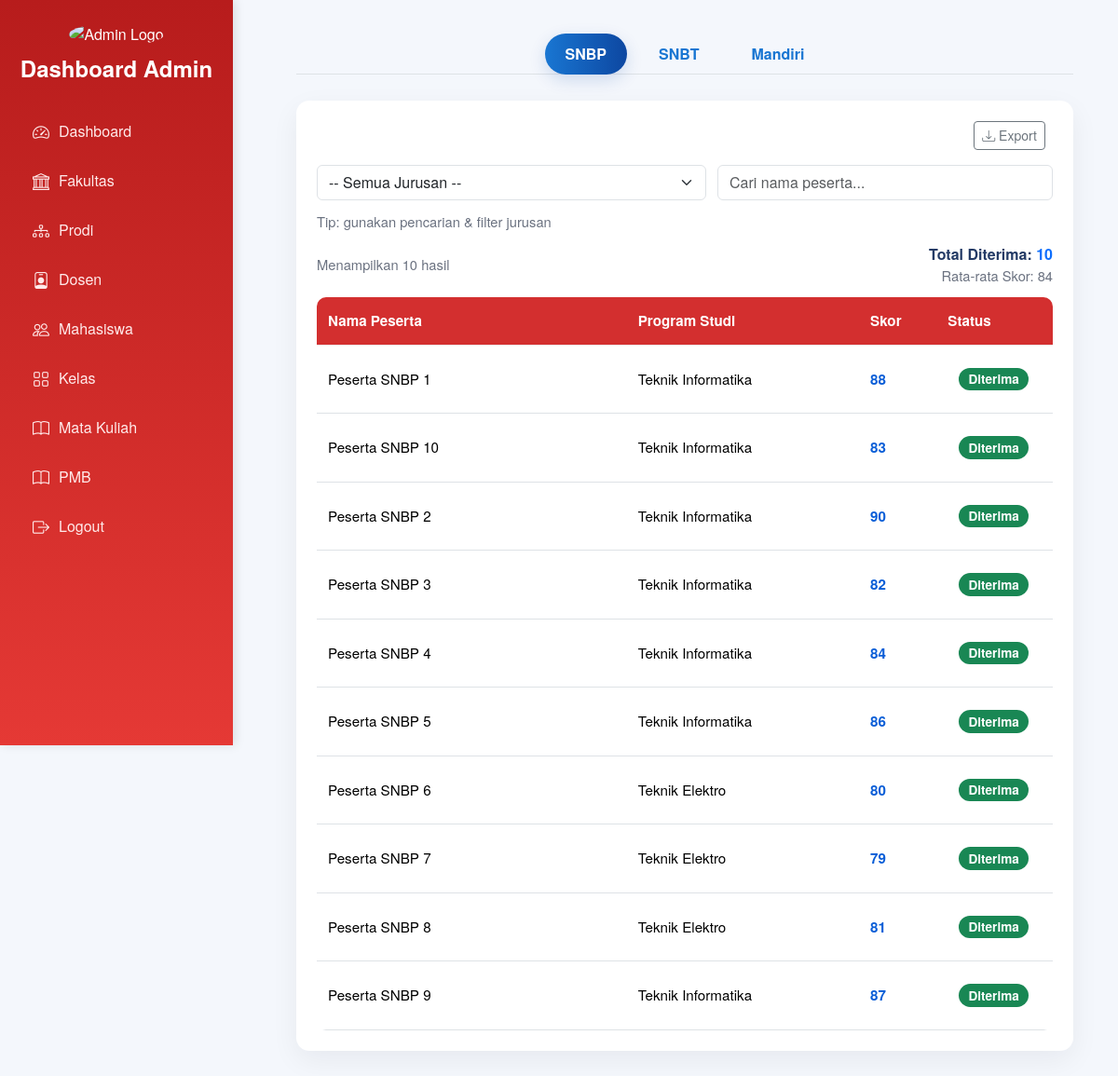
Screenshot of /Admin/penerimaMABA.php with the database file from the repository.
### tables this page shows
CREATE TABLE `pmb` (
  `id_pmb` int(11) NOT NULL,
  `nama_peserta` varchar(100) DEFAULT NULL,
  `prodi` varchar(100) DEFAULT NULL,
  `jalur` enum('SNBP','SNBT','Mandiri') DEFAULT NULL,
  `skor` int(11) DEFAULT NULL,
  `status` enum('Diterima','Tidak Diterima') DEFAULT NULL
);

### Admin/penerimaMABA.php (the view, shortened to what this page needs)
<?php
$dbHost = '127.0.0.1';
$dbName = 'universitas';
$dbUser = 'root';
$dbPass = '';
try {
    $pdo = new PDO("mysql:host={$dbHost};dbname={$dbName};charset=utf8mb4", $dbUser, $dbPass, [
        PDO::ATTR_ERRMODE => PDO::ERRMODE_EXCEPTION,
        PDO::ATTR_DEFAULT_FETCH_MODE => PDO::FETCH_ASSOC,
    ]);
} catch (Exception $e) {
    die("Koneksi DB gagal: " . htmlspecialchars($e->getMessage()));
}
function fetchPMB(PDO $pdo, $jalur, $jurusan = '', $search = '') {
    $sql = "SELECT id_pmb, nama_peserta, prodi, skor, status
            FROM pmb
            WHERE jalur = :jalur";
    $params = [':jalur' => $jalur];
    $sql .= " ORDER BY nama_peserta ASC";
    $stmt = $pdo->prepare($sql);
    $stmt->execute($params);
    return $stmt->fetchAll();
}
$filters = [
    'SNBP'   => ['jurusan' => $_GET['jurusanSNBP'] ?? '', 'search' => $_GET['searchSNBP'] ?? ''],
    'SNBT'   => ['jurusan' => $_GET['jurusanSNBT'] ?? '', 'search' => $_GET['searchSNBT'] ?? ''],
    'Mandiri'=> ['jurusan' => $_GET['jurusanMandiri'] ?? '', 'search' => $_GET['searchMandiri'] ?? ''],
];
$dataSNBP = fetchPMB($pdo, 'SNBP', $filters['SNBP']['jurusan'], $filters['SNBP']['search']);
function computeSummary($rows) {
    $totalDiterima = 0;
    $sumSkor = 0;
    $countSkor = 0;
    foreach ($rows as $r) {
        if ($r['status'] === 'Diterima') $totalDiterima++;
        if (is_numeric($r['skor'])) {
            $sumSkor += (int)$r['skor'];
            $countSkor++;
        }
    }
    $avg = $countSkor ? round($sumSkor / $countSkor, 2) : '-';
    return ['count' => count($rows), 'totalDiterima' => $totalDiterima, 'avg' => $avg];
}
$sumSNBP = computeSummary($dataSNBP);
$activeTab = $_GET['activeTab'] ?? 'snbp';
?>
<!DOCTYPE html>
<html lang="id">
<head>
  <link href="https://cdn.jsdelivr.net/npm/bootstrap@5.3.3/dist/css/bootstrap.min.css" rel="stylesheet">
  <link href="https://cdn.jsdelivr.net/npm/bootstrap-icons@1.11.1/font/bootstrap-icons.css" rel="stylesheet">
  <link rel="stylesheet" href="Style.css">
</head>
<body>
    <?php include 'sidebar.php';?>
    <div class="main-container">
    <ul class="nav nav-tabs pmb-tabs" id="pmbTabs" role="tablist">
      <li class="nav-item" role="presentation">
        <button class="nav-link <?php echo $activeTab === 'snbp' ? 'active' : ''; ?>" id="snbp-tab" data-bs-toggle="tab" data-bs-target="#snbp" type="button" role="tab">SNBP</button>
      </li>
      <li class="nav-item" role="presentation">
        <button class="nav-link <?php echo $activeTab === 'snbt' ? 'active' : ''; ?>" id="snbt-tab" data-bs-toggle="tab" data-bs-target="#snbt" type="button" role="tab">SNBT</button>
      </li>
      <li class="nav-item" role="presentation">
        <button class="nav-link <?php echo $activeTab === 'mandiri' ? 'active' : ''; ?>" id="mandiri-tab" data-bs-toggle="tab" data-bs-target="#mandiri" type="button" role="tab">Mandiri</button>
      </li>
    </ul>
    <div class="tab-content">
            <div class="tab-pane fade <?php echo $activeTab === 'snbp' ? 'show active' : ''; ?>" id="snbp" role="tabpanel">
        <div class="card-modern mb-4">
          <div class="d-flex justify-content-between align-items-start mb-3">
            <h5 class="mb-0">Daftar Peserta Jalur SNBP</h5>
            <div>
              <a class="btn btn-outline-secondary btn-sm me-2" href="?export=SNBP"><i class="bi bi-download"></i> Export</a>
            </div>
          </div>
                    <form id="formSNBP" method="get" class="controls-row" onsubmit="document.getElementById('activeTab').value='snbp'">
            <select id="jurusanSNBP" name="jurusanSNBP" class="form-select" onchange="document.getElementById('activeTab').value='snbp'; this.form.submit();">
              <option value="">-- Semua Jurusan --</option>
            </select>
            <input id="searchSNBP" name="searchSNBP" type="search" class="form-control" placeholder="Cari nama peserta..." value="<?php echo htmlspecialchars($filters['SNBP']['search']); ?>" oninput="document.getElementById('activeTab').value='snbp';">
            <div class="muted-small">Tip: gunakan pencarian & filter jurusan</div>
          </form>
          <div class="summary-line">
            <div class="muted-small">Menampilkan <span id="showCountSNBP"><?php echo $sumSNBP['count']; ?></span> hasil</div>
            <div class="text-end">
              <div class="total-label">Total Diterima: <span id="totalSNBP" class="text-primary"><?php echo $sumSNBP['totalDiterima']; ?></span></div>
              <div class="muted-small">Rata-rata Skor: <span id="avgSNBP"><?php echo $sumSNBP['avg']; ?></span></div>
            </div>
          </div>
          <div class="table-responsive">
            <table class="table align-middle">
              <thead>
                <tr>
                  <th class="col-nama">Nama Peserta</th>
                  <th class="col-prodi">Program Studi</th>
                  <th class="col-skor">Skor</th>
                  <th class="col-status">Status</th>
                </tr>
              </thead>
              <tbody id="tableSNBP">
                <?php foreach ($dataSNBP as $row): ?>
                <tr>
                  <td class="col-nama"><?php echo htmlspecialchars($row['nama_peserta']); ?></td>
                  <td class="col-prodi"><?php echo htmlspecialchars($row['prodi']); ?></td>
                  <td class="col-skor"><?php echo is_null($row['skor']) ? '-' : htmlspecialchars($row['skor']); ?></td>
                  <td class="col-status">
                    <div class="status-wrap">
                      <?php if ($row['status'] === 'Diterima'): ?>
                        <span class="badge bg-success badge-compact">Diterima</span>
                      <?php else: ?>
                        <span class="badge bg-danger badge-compact">Tidak Diterima</span>
                      <?php endif; ?>
                    </div>
                  </td>
                </tr>
                <?php endforeach; ?>
              </tbody>
            </table>
          </div>
        </div>
      </div>
    </div>   </div>   <script src="https://cdn.jsdelivr.net/npm/bootstrap@5.3.3/dist/js/bootstrap.bundle.min.js"></script>
</body>
</html>

### Admin/Style.css (style rules this page uses)
body { background-color: #fdf6f6; font-family: 'Poppins', sans-serif; color: #333; }
.table th { background-color: #d32f2f !important; color: white !important; }

### Admin/penerimaMABA.php (style rules this page uses)
body { background-color: #f4f7fc; font-family: 'Poppins', "Helvetica Neue", Arial, sans-serif; color: #fff; margin: 0; }
.main-container { margin-left: 270px; padding: 36px 48px; min-height: 100vh; }
.pmb-tabs { display:flex; justify-content:center; gap:12px; margin-bottom: 28px; }
.nav-tabs .nav-link { border: none; padding: 10px 22px; border-radius: 999px; color: #1976d2; background: transparent; transition: all .18s ease; font-weight: 600; }
.nav-tabs .nav-link.active { background: linear-gradient(90deg,#1976d2,#0d47a1); color:#fff !important; box-shadow: 0 6px 18px rgba(13,71,161,0.16); }
.card-modern { border: none; border-radius: 14px; box-shadow: 0 10px 30px rgba(16,24,40,0.06); background: #fff; padding: 22px; }
.controls-row { display:flex; gap:12px; flex-wrap: wrap; align-items:center; margin-bottom: 12px; }
.controls-row .form-select { min-width: 240px; flex: 1 1 360px; }
.controls-row .form-control { flex: 0 0 360px; }
.summary-line { display:flex; align-items:center; justify-content:space-between; gap:12px; margin-bottom: 12px; }
.summary-line .total-label { font-weight:700; color:#243b66; }
.table-responsive { border-radius: 10px; overflow: hidden; }
table.table { margin-bottom: 0; border-collapse: collapse; width: 100%; table-layout: fixed; }
table.table thead th { border-bottom: none; background: #fbfdff; color: #ffffff; font-weight:700; font-size: 0.95rem; padding: 12px 12px; text-align: left; }
table.table tbody td { vertical-align: middle; padding: 12px 12px; border-top: 1px solid #eef2f7; font-size: 0.95rem; overflow: hidden; text-overflow: ellipsis; white-space: nowrap; }
th.col-nama { width: 40%; min-width: 180px; }
th.col-prodi { width: 30%; min-width: 160px; }
th.col-skor { width: 10%; min-width: 110px; }
th.col-status { width: 15%; min-width: 110px; }
td.col-skor { color: #0b5ed7; font-weight: 700; font-size: 0.98rem; }
td.col-status { padding: 0; vertical-align: middle; }
td.col-status .status-wrap { display: flex; height: 100%; padding: 12px; box-sizing: border-box; }
td.col-status .status-wrap .badge { display: inline-flex; padding: .34rem .64rem; font-size: .85rem; border-radius: 999px; line-height: 1; box-shadow: none; }
.badge-compact { padding: 0.4em 0.7em; font-size: .82rem; border-radius: 999px; font-weight:600; }
.muted-small { color:#6b7280; font-size:0.92rem; }
table.table thead th { background: #fbfdff; border-bottom: none; color: #ffffff; font-weight: 700; padding: 14px 12px; }

### rows the page displays
pmb: nama_peserta "Peserta SNBP 1", prodi "Teknik Informatika", skor "88", status "Diterima"
pmb: nama_peserta "Peserta SNBP 10", prodi "Teknik Informatika", skor "83", status "Diterima"
pmb: nama_peserta "Peserta SNBP 2", prodi "Teknik Informatika", skor "90", status "Diterima"
pmb: nama_peserta "Peserta SNBP 3", prodi "Teknik Informatika", skor "82", status "Diterima"
pmb: nama_peserta "Peserta SNBP 4", prodi "Teknik Informatika", skor "84", status "Diterima"
pmb: nama_peserta "Peserta SNBP 5", prodi "Teknik Informatika", skor "86", status "Diterima"
pmb: nama_peserta "Peserta SNBP 6", prodi "Teknik Elektro", skor "80", status "Diterima"
pmb: nama_peserta "Peserta SNBP 7", prodi "Teknik Elektro", skor "79", status "Diterima"
pmb: nama_peserta "Peserta SNBP 8", prodi "Teknik Elektro", skor "81", status "Diterima"
pmb: nama_peserta "Peserta SNBP 9", prodi "Teknik Informatika", skor "87", status "Diterima"

### other values shown
$sumSNBP['count'] "10"
$sumSNBP['totalDiterima'] "10"
$sumSNBP['avg'] "84"
